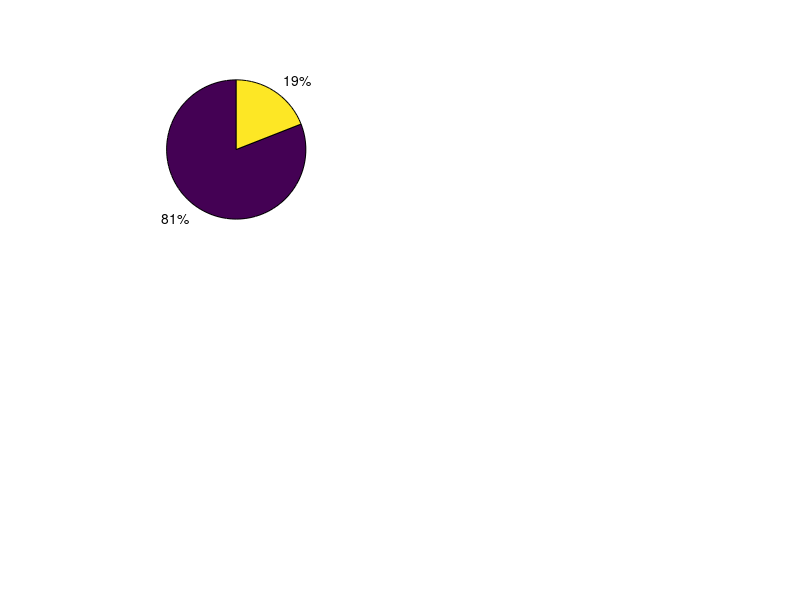

The MATLAB source for this figure: (Note: this script raises an error after producing the figure.)
%% Intervention Taxonomy - 4 Clean Pie Charts with Legends
figure('Position', [100 100 1200 900]);

%% ---- Color Palettes ----
col_strategy = [0.20 0.49 0.74; 0.89 0.35 0.33];
col_platform = [0.20 0.49 0.74; 0.55 0.78 0.42; 0.98 0.70 0.25];
col_target   = [0.20 0.49 0.74; 0.55 0.78 0.42; 0.98 0.70 0.25;
                0.89 0.35 0.33; 0.62 0.42 0.75; 0.99 0.55 0.24];
col_regimen  = [0.20 0.49 0.74; 0.89 0.35 0.33];

%% ---- 1. Strategy ----
subplot(2,2,1);
vals = [34 8];
labs = {'PC (81%)', 'Integrated (19%)'};
p = pie(vals);
for i = 1:length(vals)
    p(2*i-1).FaceColor = col_strategy(i,:);
    p(2*i-1).EdgeColor = 'white';
    p(2*i-1).LineWidth = 1.5;
    p(2*i).String      = '';
end
legend(labs, 'Location', 'southoutside', ...
       'Orientation', 'horizontal', 'FontSize', 9);
title('(a) Strategy', 'FontSize', 11, 'FontWeight', 'bold');

%% ---- 2. Platform ----
subplot(2,2,2);
vals = [16 6 20];
labs = {'CBD (38%)', 'SBD (14%)', 'SBD+CBD (48%)'};
explode = [0 0 1];
p = pie(vals, explode);
for i = 1:length(vals)
    p(2*i-1).FaceColor = col_platform(i,:);
    p(2*i-1).EdgeColor = 'white';
    p(2*i-1).LineWidth = 1.5;
    p(2*i).String      = '';
end
legend(labs, 'Location', 'southoutside', ...
       'Orientation', 'horizontal', 'FontSize', 9);
title('(b) Platform', 'FontSize', 11, 'FontWeight', 'bold');

%% ---- 3. Target Population ----
subplot(2,2,3);
vals = [14 17 4 2 2 3];
labs = {'Community-wide (33%)', 'PSAC+SAC+Adults (40%)', ...
        'PSAC+SAC (10%)',         'SAC only (5%)', ...
        'SAC+Adults (5%)',        'WRA (7%)'};
explode = [0 1 0 0 0 0];
p = pie(vals, explode);
for i = 1:length(vals)
    p(2*i-1).FaceColor = col_target(i,:);
    p(2*i-1).EdgeColor = 'white';
    p(2*i-1).LineWidth = 1.5;
    p(2*i).String      = '';
end
legend(labs, 'Location', 'southoutside', ...
       'Orientation', 'vertical', 'FontSize', 9);
title('(c) Target Population', 'FontSize', 11, 'FontWeight', 'bold');

%% ---- 4. Regimen ----
subplot(2,2,4);
vals = [39 3];
labs = {'Single therapy (95%)', 'Dual therapy (5%)'};
p = pie(vals);
for i = 1:length(vals)
    p(2*i-1).FaceColor = col_regimen(i,:);
    p(2*i-1).EdgeColor = 'white';
    p(2*i-1).LineWidth = 1.5;
    p(2*i).String      = '';
end
legend(labs, 'Location', 'southoutside', ...
       'Orientation', 'horizontal', 'FontSize', 9);
title('(d) Regimen', 'FontSize', 11, 'FontWeight', 'bold');
